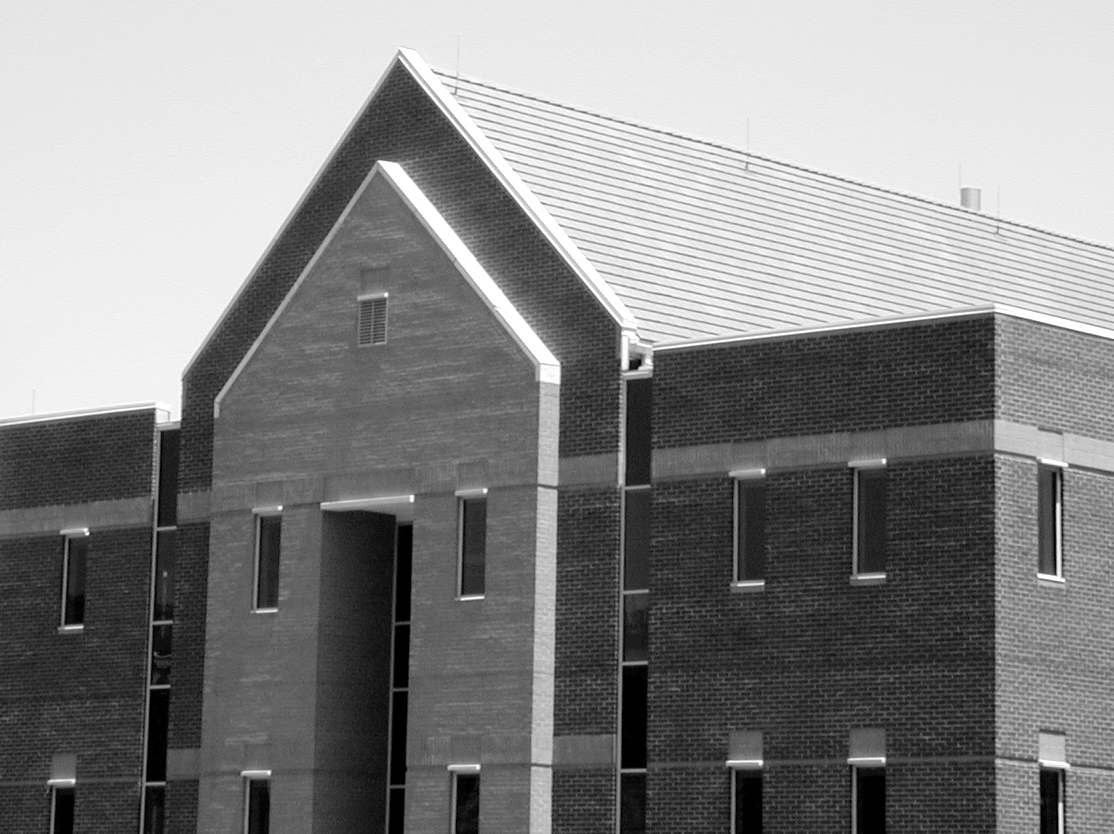
%> input picture DIP3E_CH10/figures/Fig1022(a)(building_original).tif, 1114 x 834 px
$ octave q10_22.m   (GNU Octave 9; MATLAB toolbox functions it lacks are replaced by stand-ins)
%> lines starting %> are read from the running program, lines starting %| are printed output that depends on the picture
%Figura 10.22
src = imread('Fig1022(a)(building_original).tif');
%> src is the input picture: size 834x1114 uint8; min 0, max 255, mean 133.3
src = im2double(src);
%> src: size 834x1114 double

%aplicando o filtro LoG
%fase 1 e 2 do algoritmo de Marr-Hildreth com sigma = 4 e n = 25
filtro_log = fspecial('log', [5,5], 4.0);
im_b = imfilter(src, filtro_log, 'symmetric', 'conv');
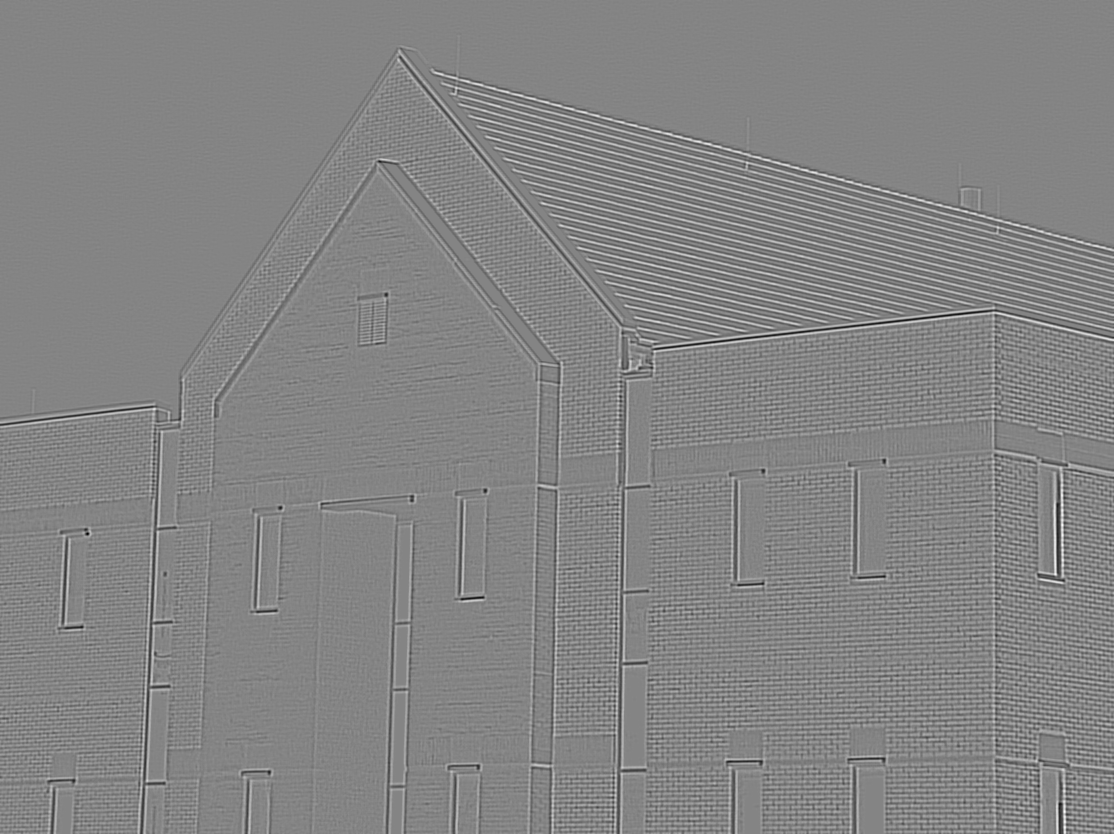
%> im_b: size 834x1114 double; min -0.00282, max 0.00261, mean 1.82e-17; drawn with min black and max white

%aplicando o algoritmo de Marr-Hildreth
%o cruzamentos por zeros utilizará 0 como valor do limiar
im_c = edge(src,'log',0,4);
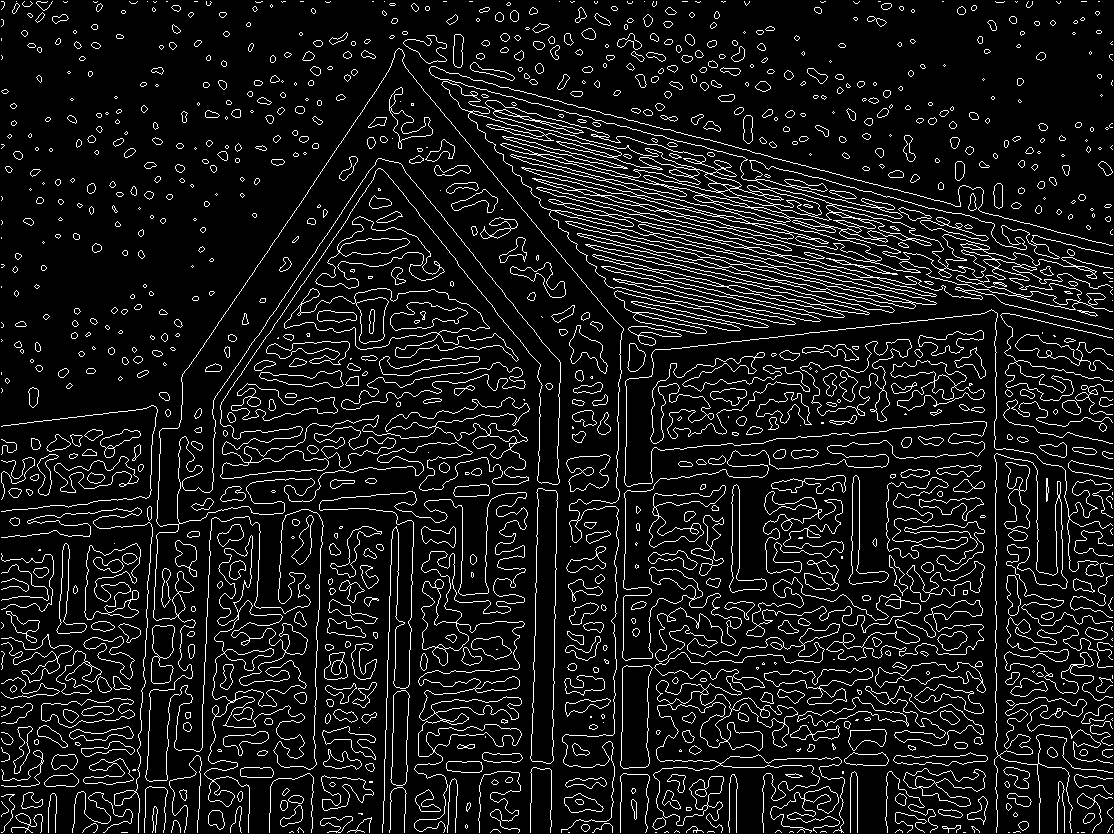
%> im_c: size 834x1114 logical; 9.1% white in thin lines or dots

%cruzamento por zeros utilizando 4% do maior valor de pixel da imagem b
%como limiar. o maior valor de pixel em uma escala de 0-255, seria 255.
%o maior valor de pixel na escala double nativa é 0.0026, o que faria que
%4% fosse um valor igualmente baixo. o resultado foi obtido utilizando o
%valor de 40% do maior valor de pixel (0.0010)
res_d = 0.4 * max(max(im_b));
%> res_d = 0.00105
im_d = edge(src, 'log', res_d, 4);
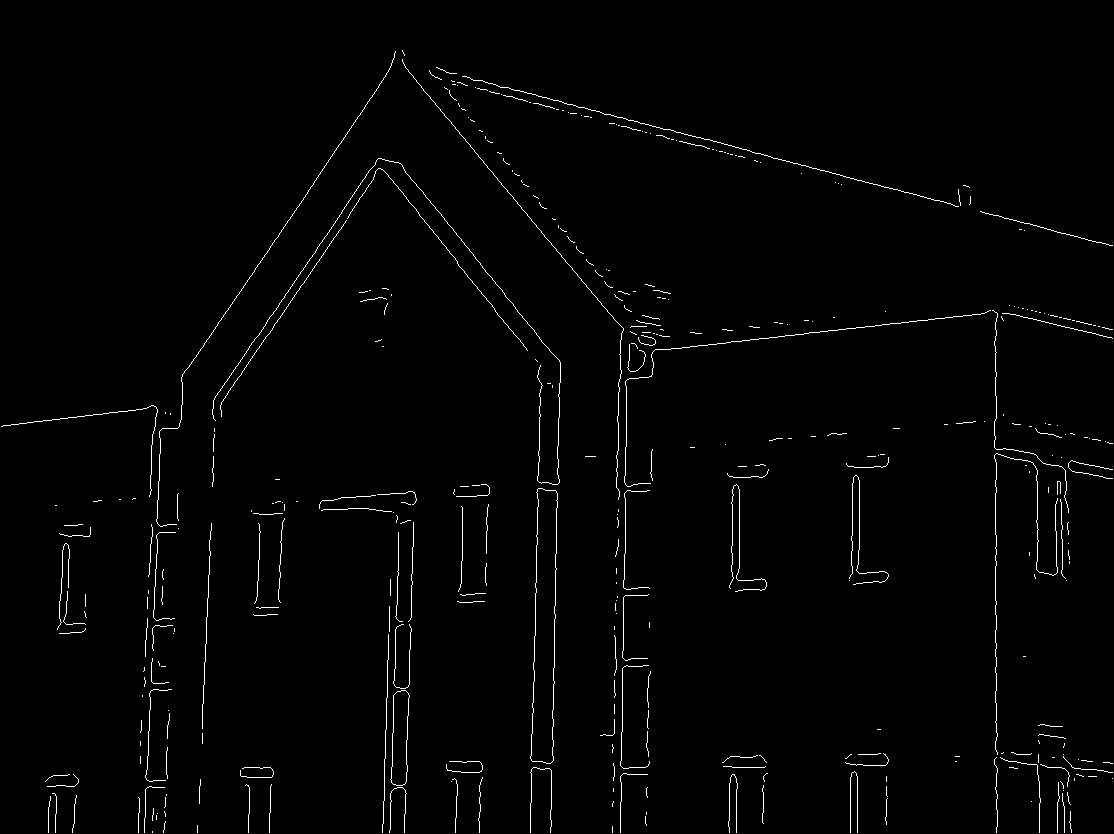
%> im_d: size 834x1114 logical; 1.4% white in thin lines or dots

figure;
subplot(2,2,1);
imshow(src, []);
subplot(2,2,2);
imshow(im_b, []);
subplot(2,2,3);
imshow(im_c, []);
subplot(2,2,4);
imshow(im_d, []);
